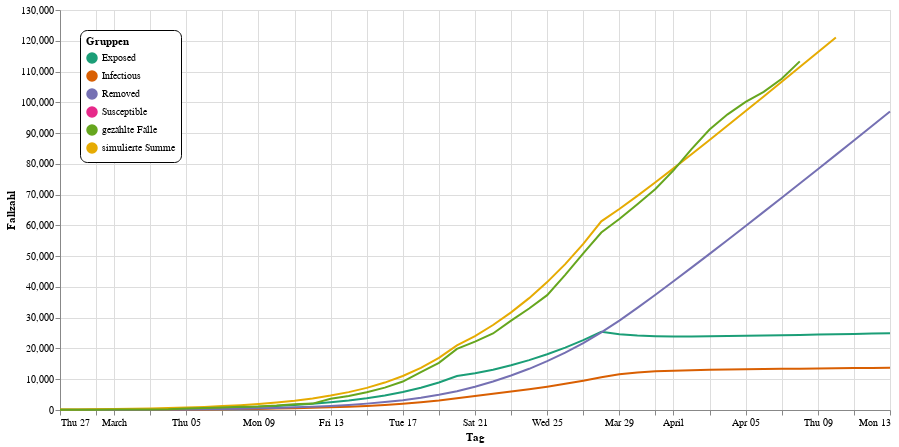

The notebook cell saved with this chart:
### Code cell
line = alt.Chart(seir_data).mark_line(point=False).encode(
    alt.X("Tag", title="Tag"),
    alt.Y("Fallzahl:Q", title="Fallzahl"),
    color=alt.Color("Typ:N", 
                    scale=alt.Scale(scheme="dark2"),
                    legend=alt.Legend(
        orient="none", legendX=20, legendY=20,
        fillColor="white", strokeColor="black", cornerRadius=7, padding=6,
        title="Gruppen"))
)
nearest = alt.selection(type='single', nearest=True, on='mouseover',
                        fields=['Tag'], empty='none')
selectors = alt.Chart(seir_data).mark_point().encode(
    alt.X("Tag", title="Tag"),
    opacity=alt.value(0),
).add_selection(nearest)
points = line.mark_point().encode(
    opacity=alt.condition(nearest, alt.value(1), alt.value(0))
)
text = line.mark_text(align='left', dx=4, dy=-8).encode(
    text=alt.condition(nearest, 'Fallzahl:Q', alt.value(' '))
)
rules = alt.Chart(seir_data).mark_rule(color='gray').encode(
    alt.X("Tag", title="Tag"),
).transform_filter(nearest)
alt.layer(
    line, selectors, points, rules, text
).properties(width=830, height=400)

### Figure 1 — Vega-Lite specification as saved in the notebook (floating-point values rounded to 4 significant figures; data arrays with more than 128 entries replaced by an {"elided": "..."} marker saying what was removed)
{"config": {"view": {"continuousWidth": 400, "continuousHeight": 300}}, "layer": [{"mark": {"type": "line", "point": false}, "encoding": {"color": {"type": "nominal", "field": "Typ", "legend": {"cornerRadius": 7, "fillColor": "white", "legendX": 20, "legendY": 20, "orient": "none", "padding": 6, "strokeColor": "black", "title": "Gruppen"}, "scale": {"scheme": "dark2"}}, "x": {"type": "temporal", "field": "Tag", "title": "Tag"}, "y": {"type": "quantitative", "field": "Fallzahl", "title": "Fallzahl"}}}, {"mark": "point", "encoding": {"opacity": {"value": 0}, "x": {"type": "temporal", "field": "Tag", "title": "Tag"}}, "selection": {"selector001": {"type": "single", "nearest": true, "on": "mouseover", "fields": ["Tag"], "empty": "none"}}}, {"mark": "point", "encoding": {"color": {"type": "nominal", "field": "Typ", "legend": {"cornerRadius": 7, "fillColor": "white", "legendX": 20, "legendY": 20, "orient": "none", "padding": 6, "strokeColor": "black", "title": "Gruppen"}, "scale": {"scheme": "dark2"}}, "opacity": {"condition": {"value": 1, "selection": "selector001"}, "value": 0}, "x": {"type": "temporal", "field": "Tag", "title": "Tag"}, "y": {"type": "quantitative", "field": "Fallzahl", "title": "Fallzahl"}}}, {"mark": {"type": "rule", "color": "gray"}, "encoding": {"x": {"type": "temporal", "field": "Tag", "title": "Tag"}}, "transform": [{"filter": {"selection": "selector001"}}]}, {"mark": {"type": "text", "align": "left", "dx": 4, "dy": -8}, "encoding": {"color": {"type": "nominal", "field": "Typ", "legend": {"cornerRadius": 7, "fillColor": "white", "legendX": 20, "legendY": 20, "orient": "none", "padding": 6, "strokeColor": "black", "title": "Gruppen"}, "scale": {"scheme": "dark2"}}, "text": {"condition": {"type": "quantitative", "field": "Fallzahl", "selection": "selector001"}, "value": " "}, "x": {"type": "temporal", "field": "Tag", "title": "Tag"}, "y": {"type": "quantitative", "field": "Fallzahl", "title": "Fallzahl"}}}], "data": {"name": "data-e8a1d4f2fb100fd918f01c6b378b9c11"}, "height": 400, "width": 830, "$schema": "https://vega.github.io/schema/vega-lite/v4.8.1.json", "datasets": {"data-e8a1d4f2fb100fd918f01c6b378b9c11": {"elided": "277 records"}}}
